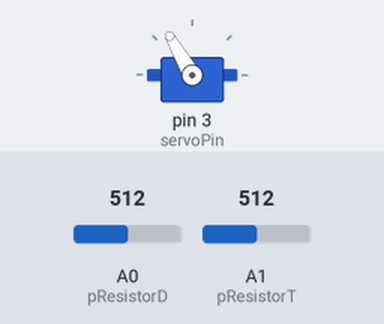
This sketch was run on a simulated Arduino Uno, built with avr-gcc and run on an emulated ATmega328P. On the bench: servo. Inputs (shaded band) come from the test bench; at power-on: A0 (pResistorD) = 512, A1 (pResistorT) = 512.

Above: at 1.07 s.
1.3 s: A0 (pResistorD) set to 810
4.3 s: A1 (pResistorT) set to 790
7.3 s: A1 (pResistorT) set to 808
At 8.5 s:
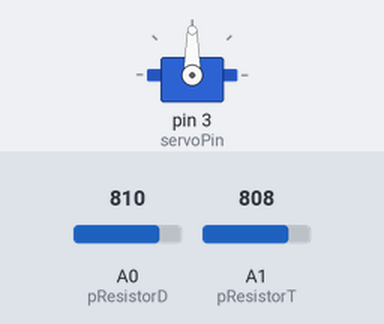
8.8 s: A1 (pResistorT) set to 716
At 8.95 s:
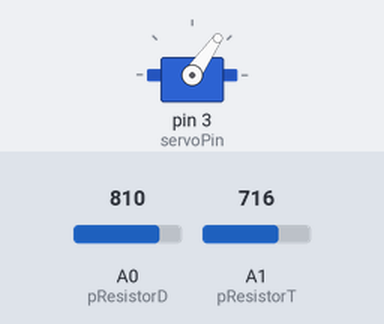
11.8 s: A1 (pResistorT) set to 810
At 12.8 s:
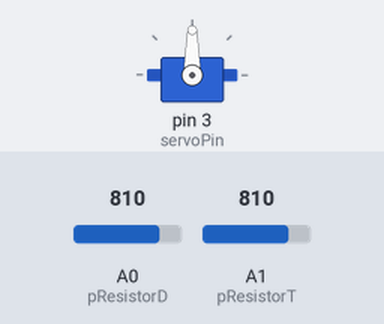
13.4 s: A0 (pResistorD) set to 789
At 13.47 s:
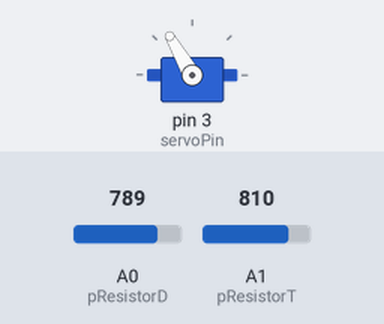
Timing chart, 0 to 17.4 s (numbered marks = the images above; inputs shaded):
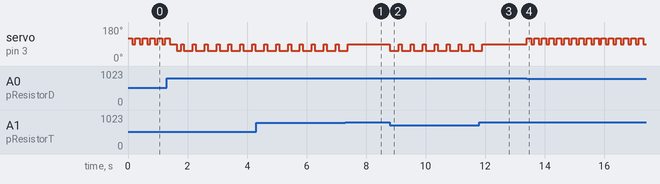

The sketch:

No_Internet_Dinosaur.ino
```cpp
/**
 * @file No_Internet_Dinosaur.ino
 *
 * @brief Robot that plays the google chrome dinosaur game which appears when there is no internet connection.
 *
 * @author Sohrab Vafa
 * Contact: github.com/SohrabVafa
 *
 */
// Include the Servo library
#include <Servo.h>

//Constants
const int pResistorD = A0;  // Down photoresistor at Arduino analog pin A0.
const int pResistorT = A1;  // Top photoresistor at Arduino analog pin A1.
const int servoPin = 3;     // Servo at Arduino PWM pin 3.
const int threshold = 800;  // In my PC the white pixels are detected with 840, and the cactus with 600-750.
const int upButton = 120;   // servo at 120 degrees presses the up button.
const int downButton = 55;  // servo at 55 degrees presses the down button.
const int noButton = 90;    // servo at 90 degrees  presses no button.

//Variables
int down;         // Stores values from Down photoresistor (0-1023).
int top;          // Stores values from Top photoresistor (0-1023).
Servo MyServo;    // Create a servo object.

void setup() {
  pinMode(pResistorD, INPUT);// Set pResistorD - A0 pin as an input.
  pinMode(pResistorT, INPUT);// Set pResistorT - A1 pin as an input.
  MyServo.attach(servoPin); // Attach the servo to the used pin number.
}

void loop() {
  // Read the values.
  down = analogRead(pResistorD);
  top = analogRead(pResistorT);

  if (down < threshold) {

    MyServo.write(upButton);
    delay(150);
    // Put Servo in standby
    MyServo.write(noButton);
    delay(100);

    // Read the pResistorD again in order to see if is safe to come down.
    down = analogRead(pResistorD);

    if (down > threshold) {
      delay(140);
      MyServo.write(downButton);
      delay(150);
      // Put Servo in standby
      MyServo.write(noButton);
      delay(80);
    }

  } else if (top < threshold) {

    MyServo.write(downButton);
    delay(300);
    // Put Servo in standby
    MyServo.write(noButton);
    delay(100);

  }

}
```

Measured:
- the behaviour switches between 799 and 800 on A1 (pResistorT) (found by bisection; images 0 and 1)
- the behaviour switches between 800 and 799 on A0 (pResistorD) (found by bisection; images 3 and 4)
- after the input at 7.3 s, servo on pin 3 (servoPin): goes on until 7.4 s, then stays 90°
- after the input at 8.8 s, servo on pin 3 (servoPin): alternates 90° for 0.10 s and 55° for 0.30 s, starting at once
- after the input at 11.8 s, servo on pin 3 (servoPin): goes on until 11.9 s, then stays 90°
- after the input at 13.4 s, servo on pin 3 (servoPin): alternates 120° for 0.15 s and 90° for 0.10 s, starting at once
- by itself, servo on pin 3 (servoPin): alternates 90° for 0.10 s and 55° for 0.30 s
